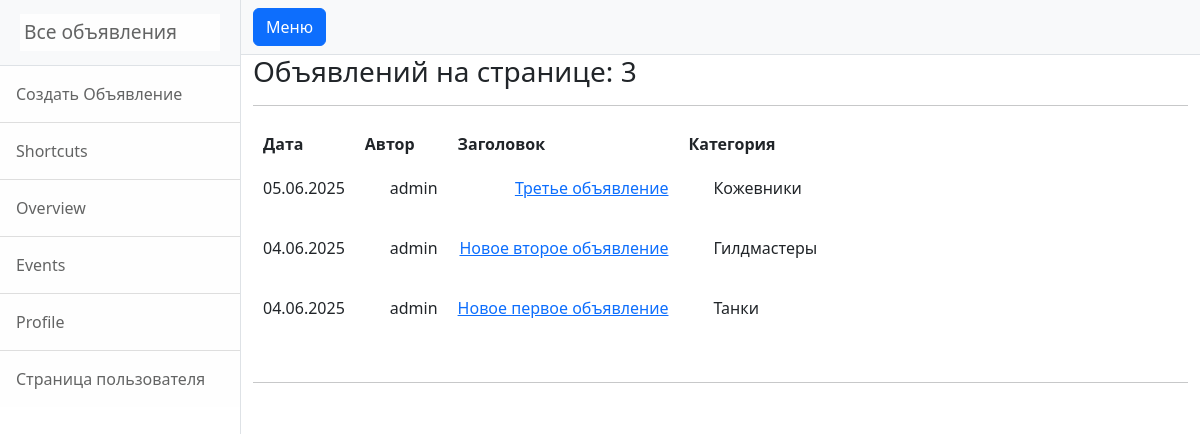
The page /posts/ (signed in) on the database its author committed.
### post/models.py (models this page shows, shortened)
class Post(models.Model):
    author = models.ForeignKey(User, on_delete=models.CASCADE)
    date = models.DateTimeField(auto_now=True)
    category = models.ForeignKey(Category, on_delete=models.CASCADE)
    title = models.CharField(max_length=100)
    text = RichTextUploadingField()
    def get_absolute_url(self):
        path = reverse('post_detail', args=[str(self.id)])
        return path

class Category(models.Model):
    name = models.CharField(max_length=19, unique=True)
    def __str__(self):
        return f'{self.name}'

### post/views.py (the view)
# urls.py: path('', PostList.as_view()),
class PostList(ListView):
    model = Post
    ordering = '-date'
    template_name = 'posts.html'
    context_object_name = 'posts'
    paginate_by = 10
    paginate_orphans = 2

### templates/post/posts.html (shortened to what this page needs)
{% extends 'flatpages/default.html' %}
{% block content %}
<h3>Объявлений на странице: {{ posts|length }}</h3>
<hr>
{% if posts %}
       <table align="left" cellpadding="10" style="float: left; margin-bottom: 20px;">
           <tr>
               <th>Дата</th>
               <th>Автор</th>
               <th>Заголовок</th>
               <th>Категория</th>
           </tr>
           {% for post in posts %}
           <tr align="right" valign="top">
               <td>{{ post.date|date:'d.m.Y' }}</td>
               <td><p style="text-indent: 25px;" align="justify" >{{ post.author }} </p></td>
               <td><a href="{{ post.get_absolute_url }}">{{ post.title }}</a></td>
               <td><p style="text-indent: 25px;" align="justify" >{{ post.category }} </p></td>
           </tr>
           {% endfor %}
       </table>
{% else %}
    <h3>Объявлений нет!</h3>
{% endif %}
<hr>
{% endblock content %}

### rows shown on the page
Post: date "05.06.2025", author "admin", title "Третье объявление", category "Кожевники"
Post: date "04.06.2025", author "admin", title "Новое второе объявление", category "Гилдмастеры"
Post: date "04.06.2025", author "admin", title "Новое первое объявление", category "Танки"

### other values the page prints
{{ posts|length }} "3"
